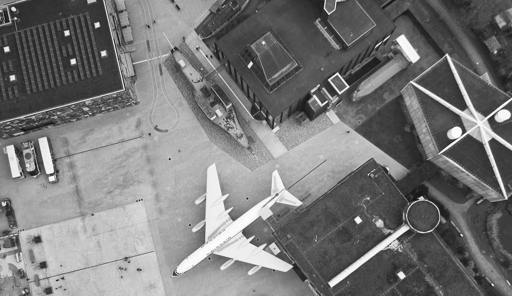
%> input picture Lab1/Assigment 1 Solution/IMG1.pgm, 512 x 296 px
$ octave airportFinal2.m   (GNU Octave 9; MATLAB toolbox functions it lacks are replaced by stand-ins)
%> lines starting %> are read from the running program, lines starting %| are printed output that depends on the picture
clc;
clear all;
close all;
I1=imread('IMG1.pgm');
%> I1 is the input picture: size 296x512 uint8; min 14, max 255, mean 120.4
I2=imread('IMG2.pgm');
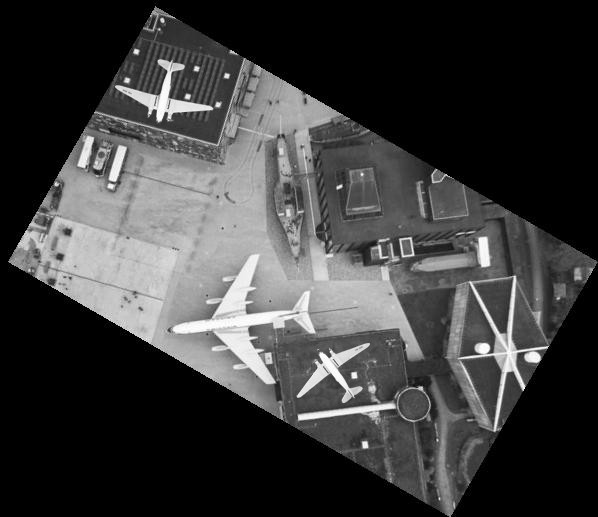
%> input picture Lab1/Assigment 1 Solution/IMG2.pgm, 598 x 517 px
%> I2 is the input picture: size 517x598 uint8; min 0, max 255, mean 60.2
figure, imshow(I1,[0,255])
figure,imshow(I2,[0,255])


[m,n] = size(I2);
%> m = 517; n = 598

A=[125 30 1 0; 30 -125  0 1; 373 158 1 0; 158 -373 0 1];
y=[249 94 400 329 ];
y=y';
x=inv(A)*y;

tx=x(3);
ty=x(4);
R = [x(1) , x(2); -x(2), x(1)];
thita= acos(x(1));
T = [-x(3);x(4)];

M =[ R T; 0 0 1]
B=uint8(zeros(size(I1)));
for i=1:size(I2,1)
    for j= 1:size(I2,2)
     xx=((i)*x(1)-(j)*x(2))+ty;
        yy=((i)*x(2)+(j)*x(1))+tx;
         a=xx-floor(xx);
        b=yy-floor(yy);
         if (floor(xx)>=1 && floor(yy)>=1 &&  floor(xx)+1<=size(I2,1) && floor(yy)+1<=size(I2,2))
            B(i,j)=(1-a)*(1-b)*I2(floor(xx),floor(yy))+a*(1-b)*I2(floor(xx),floor(yy)+1)+b*(1-a)*I2(floor(xx)+1,floor(yy))+a*b*I2(floor(xx)+1,floor(yy)+1);

        end
    end
end
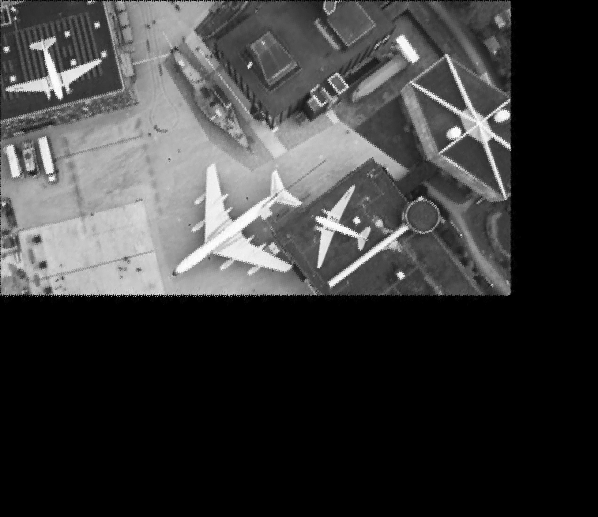
%> B: size 517x598 uint8; min 0, max 255, mean 60
figure,imshow(B)
[P,Q]=size(I1);
%> P = 296; Q = 512
I=uint8(zeros(size(I1)));

for i=1:P
    for j=1:Q

           I(i,j)=I(i,j)+B(i,j);

    end
end
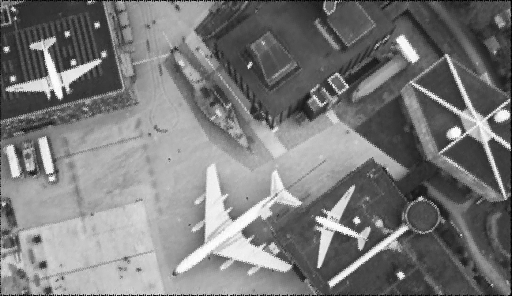
%> I: size 296x512 uint8; min 0, max 255, mean 122.2
figure,imshow(I);
figure,imshow(imsubtract(I,I1))
%> after `imshow(imsubtract(I,I1))`:
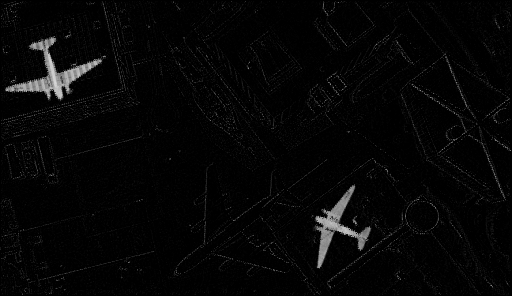
%> displayed picture: size 296x512, on the screen's scale of 0 to 255; min 0, max 215, mean 6
